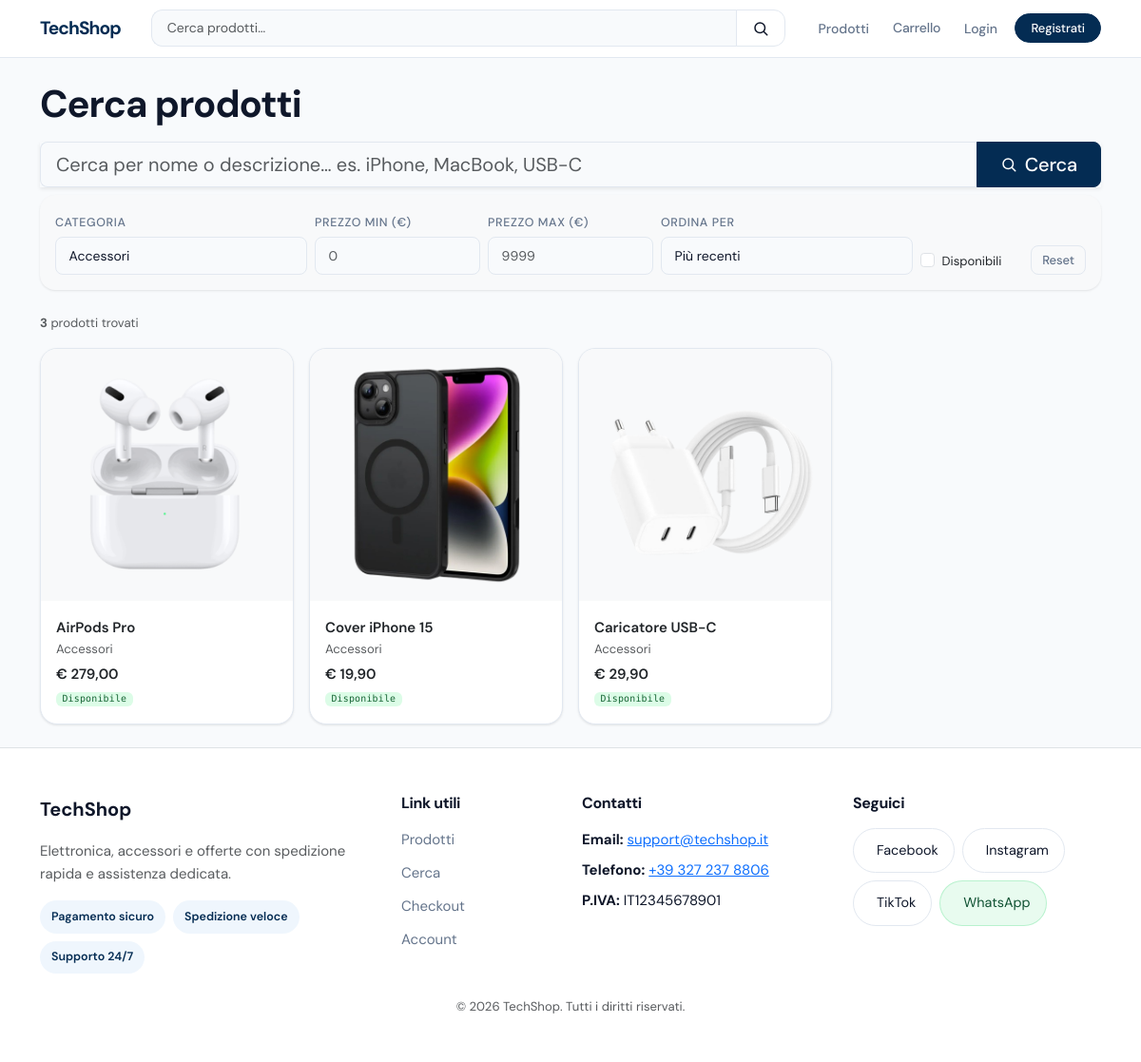
/public/index.php?r=products/search&category_id=3, run on the app's committed database.
### tables this page shows
CREATE TABLE `products` (
  `id` int(10) UNSIGNED NOT NULL,
  `category_id` int(10) UNSIGNED NOT NULL,
  `name` varchar(120) NOT NULL,
  `description` text DEFAULT NULL,
  `price` decimal(10,2) NOT NULL,
  `stock` int(10) UNSIGNED NOT NULL DEFAULT 0,
  `image_path` varchar(255) DEFAULT NULL,
  `created_at` timestamp NOT NULL DEFAULT current_timestamp()
);

CREATE TABLE `categories` (
  `id` int(10) UNSIGNED NOT NULL,
  `name` varchar(80) NOT NULL,
  `slug` varchar(80) NOT NULL
);

### app/controllers/public/ProductsController.php (called while the page is built, shortened)
<?php
class ProductsController {
  private PDO $pdo;
  public function __construct(PDO $pdo) {
    $this->pdo = $pdo;
  }
    public function search(): void
    {
        $pdo = $this->pdo;
        require __DIR__ . '/../../views/layouts/header.php';
        require __DIR__ . '/../../views/products/search.php';
        require __DIR__ . '/../../views/layouts/footer.php';
    }
}

### public/index.php (called while the page is built, shortened)
<?php
require_once __DIR__ . '/../app/controllers/auth/AuthController.php';
$route          = trim($_GET['r'] ?? 'home/index', '/');
$parts          = explode('/', $route, 2);
$action         = $parts[1] ?? 'index';
$controller = new $controllerClass($pdo);
$controller->$action();

### app/views/products/search.php (the view, shortened to what this page needs)
<?php
$results    = null;
$errors     = [];
$totalFound = 0;
$values = [
    'query'       => '',
    'category_id' => '',
    'price_min'   => '',
    'price_max'   => '',
    'in_stock'    => false,
    'sort'        => 'newest',
];
$categories = $pdo->query("SELECT id, name FROM categories ORDER BY name")->fetchAll();
$request = $_SERVER['REQUEST_METHOD'] === 'POST' ? $_POST : $_GET;
$searchRequest = $_SERVER['REQUEST_METHOD'] === 'POST'
    || isset($_GET['query'])
    || isset($_GET['category_id'])
    || isset($_GET['price_min'])
    || isset($_GET['price_max'])
    || isset($_GET['in_stock'])
    || isset($_GET['sort']);
if ($searchRequest) {
    $values['query']       = trim($request['query']       ?? '');
    $values['category_id'] = trim($request['category_id'] ?? '');
    $values['price_min']   = trim($request['price_min']   ?? '');
    $values['price_max']   = trim($request['price_max']   ?? '');
    $values['in_stock']    = isset($request['in_stock']);
    $values['sort']        = $request['sort'] ?? 'newest';
    if (empty($errors)) {
        $conditions = [];
        $params     = [];
        if ($values['category_id'] !== '' && ValidationHelper::positiveInt((int)$values['category_id'])) {
            $conditions[] = 'p.category_id = ?';
            $params[]     = (int)$values['category_id'];
        }
        $where   = $conditions ? 'WHERE ' . implode(' AND ', $conditions) : '';
        $orderBy = match($values['sort']) {
            'price_asc'  => 'p.price ASC',
            'price_desc' => 'p.price DESC',
            'name_asc'   => 'p.name ASC',
            default      => 'p.id DESC',
        };
        $stmt = $pdo->prepare("
            SELECT p.id, p.name, p.price, p.stock, p.image_path, c.name AS category_name
            FROM products p
            JOIN categories c ON c.id = p.category_id
            {$where}
            ORDER BY {$orderBy}
        ");
        $stmt->execute($params);
        $results    = $stmt->fetchAll();
        $totalFound = count($results);
    }
}
?>
<form
  method="post"
  action="<?= htmlspecialchars($_SERVER['PHP_SELF']) ?>?r=products/search"
  id="searchForm"
  novalidate>
  <h1 class="display-6 fw-bold mb-3">Cerca prodotti</h1>
  <div class="input-group input-group-lg shadow-sm mb-2">
    <input
      type="search"
      id="searchQuery"
      name="query"
      class="form-control rounded-start-3 border-end-0 <?= !empty($errors['query']) ? 'is-invalid' : '' ?>"
      value="<?= htmlspecialchars($values['query']) ?>"
      placeholder="Cerca per nome o descrizione… es. iPhone, MacBook, USB-C"
      autocomplete="off"
      autofocus>
    <button type="submit" class="btn btn-dark px-4 rounded-end-3 d-flex align-items-center gap-2">
      <svg viewBox="0 0 24 24" fill="none" stroke="currentColor" stroke-width="2" stroke-linecap="round" stroke-linejoin="round" width="18" height="18" aria-hidden="true">
        <circle cx="11" cy="11" r="7" />
        <path d="M21 21l-4.35-4.35" />
      </svg>
      Cerca
    </button>
  </div>
  <div class="card border-0 bg-light rounded-4 mb-4">
    <div class="card-body p-3">
      <div class="row g-2 align-items-end">
        <div class="col-6 col-md-3">
          <label class="form-label fw-medium small mb-1">Categoria</label>
          <select id="searchCategory" name="category_id" class="form-select form-select-sm rounded-3">
            <?php foreach ($categories as $cat): ?>
              <option value="<?= (int)$cat['id'] ?>" <?= $values['category_id'] == $cat['id'] ? 'selected' : '' ?>>
                <?= htmlspecialchars($cat['name']) ?>
              </option>
            <?php endforeach; ?>
          </select>
        </div>
        <div class="col-3 col-md-2">
          <label class="form-label fw-medium small mb-1">Prezzo min (€)</label>
          <input type="number" name="price_min" id="priceMin"
                 class="form-control form-control-sm rounded-3 <?= !empty($errors['price_min']) ? 'is-invalid' : '' ?>"
                 value="<?= htmlspecialchars($values['price_min']) ?>"
                 placeholder="0" min="0" step="0.01">
        </div>
        <div class="col-3 col-md-2">
          <label class="form-label fw-medium small mb-1">Prezzo max (€)</label>
          <input type="number" name="price_max" id="priceMax"
                 class="form-control form-control-sm rounded-3 <?= !empty($errors['price_max']) ? 'is-invalid' : '' ?>"
                 value="<?= htmlspecialchars($values['price_max']) ?>"
                 placeholder="9999" min="0" step="0.01">
        </div>
        <div class="col-6 col-md-3">
          <label class="form-label fw-medium small mb-1">Ordina per</label>
          <select name="sort" id="searchSort" class="form-select form-select-sm rounded-3">
            <option value="newest"     <?= $values['sort'] === 'newest'     ? 'selected' : '' ?>>Più recenti</option>
          </select>
        </div>
        <div class="col-6 col-md-2 d-flex align-items-center gap-3 pt-1">
          <div class="form-check mb-0">
            <input type="checkbox" id="inStock" name="in_stock" class="form-check-input"
                   value="1" <?= $values['in_stock'] ? 'checked' : '' ?>>
            <label class="form-check-label small" for="inStock">Disponibili</label>
          </div>
          <a href="<?= BASE_URL ?>/index.php?r=products/search"
             class="btn btn-outline-secondary btn-sm rounded-3 ms-auto">Reset</a>
        </div>
      </div>
    </div>
  </div>
</form>
<?php if ($results === null): ?>
  <div class="text-center py-5 text-muted">
    <div class="fs-1 mb-2">🔍</div>
    <p>Usa la barra in alto per cercare i prodotti che ti interessano.</p>
    <a href="<?= BASE_URL ?>/index.php?r=products/index" class="btn btn-outline-dark rounded-pill px-4 mt-1">
      Sfoglia tutto il catalogo →
    </a>
  </div>
<?php else: ?>
  <div class="d-flex justify-content-between align-items-center mb-3">
    <span class="text-muted small">
      <strong><?= $totalFound ?></strong>
      prodott<?= $totalFound === 1 ? 'o' : 'i' ?> trovat<?= $totalFound === 1 ? 'o' : 'i' ?>
    </span>
  </div>
  <div class="row g-3">
    <?php foreach ($results as $p): ?>
      <div class="col-6 col-md-4 col-lg-3">
        <a class="text-decoration-none text-dark"
           href="<?= BASE_URL ?>/index.php?r=products/show&id=<?= (int)$p['id'] ?>">
          <div class="card product-card h-100">
            <div class="ratio ratio-1x1 bg-light">
              <img class="card-img-top object-fit-contain p-3"
                   src="<?= BASE_URL ?>/assets/<?= htmlspecialchars($p['image_path'] ?? 'images/placeholder.png') ?>"
                   alt="<?= htmlspecialchars($p['name']) ?>"
                   loading="lazy">
            </div>
            <div class="card-body">
              <div class="fw-semibold"><?= htmlspecialchars($p['name']) ?></div>
              <div class="small text-muted"><?= htmlspecialchars($p['category_name']) ?></div>
              <div class="mt-1 fw-semibold">€ <?= number_format((float)$p['price'], 2, ',', '.') ?></div>
              <?php if ((int)$p['stock'] === 0): ?>
                <span class="badge text-bg-danger mt-1">Esaurito</span>
              <?php else: ?>
                <span class="badge text-bg-success mt-1">Disponibile</span>
              <?php endif; ?>
            </div>
          </div>
        </a>
      </div>
    <?php endforeach; ?>
  </div>
<?php endif; ?>

### public/assets/css/style.css (style rules this page uses)
:root { --navy: #042C53; --navy-light: #0A3D72; --accent: #378ADD; --accent-dim: #85B7EB; --bg: #F8FAFC; --surface: #ffffff; --border: #E2E8F0; --border-dark: #CBD5E1; --text: #0F172A; --text-muted: #64748B; --text-light: #94A3B8; --radius-sm: 6px; --radius: 12px; --radius-lg: 18px; --shadow-sm: 0 1px 3px rgba(0,0,0,.06), 0 1px 2px rgba(0,0,0,.04); --shadow: 0 4px 16px rgba(0,0,0,.07), 0 1px 4px rgba(0,0,0,.04); --shadow-lg: 0 12px 40px rgba(0,0,0,.10), 0 2px 8px rgba(0,0,0,.05); --t: .18s cubic-bezier(.4,0,.2,1); }
*, *::before, *::after { box-sizing: border-box; }
html { scroll-behavior: smooth; }
body { font-family: 'DM Sans', system-ui, sans-serif; background: var(--bg); color: var(--text); font-size: 15px; line-height: 1.6; -webkit-font-smoothing: antialiased; }
h1,h2,h3,h4,h5,h6 { font-family: 'DM Sans', sans-serif; font-weight: 700; letter-spacing: -.025em; line-height: 1.2; }
.btn { font-family: 'DM Sans', sans-serif; font-weight: 500; font-size: .875rem; letter-spacing: -.01em; border-radius: var(--radius-sm); transition: all var(--t); }
.btn-dark { background: var(--navy); border-color: var(--navy); }
.btn-outline-secondary { border-color: var(--border); color: var(--text-muted); }
.btn-sm { padding: .3rem .7rem; font-size: .8125rem; }
.form-control, .form-select { font-family: 'DM Sans', sans-serif; font-size: .875rem; border: 1.5px solid var(--border); background: var(--bg); color: var(--text); border-radius: var(--radius-sm); padding: .55rem .85rem; transition: border-color var(--t), box-shadow var(--t), background var(--t); }
.form-label { font-size: .78rem; font-weight: 600; color: var(--text-muted); text-transform: uppercase; letter-spacing: .05em; margin-bottom: .35rem; }
.card { border: 1.5px solid var(--border); border-radius: var(--radius-lg); background: var(--surface); box-shadow: var(--shadow-sm); }
.badge { font-family: 'DM Mono', monospace; font-size: .62rem; font-weight: 500; letter-spacing: .02em; padding: .28em .65em; border-radius: var(--radius-sm); }
.text-bg-success { background: #DCFCE7 !important; color: #166534 !important; }
.product-card { transition: transform var(--t), box-shadow var(--t), border-color var(--t); border-radius: var(--radius-lg); border: 1.5px solid var(--border); overflow: hidden; }

### data on the page
products: image_path (picture), name "AirPods Pro", category.name "Accessori", price "279,00", stock "Disponibile"
products: image_path (picture), name "Cover iPhone 15", category.name "Accessori", price "19,90", stock "Disponibile"
products: image_path (picture), name "Caricatore USB-C", category.name "Accessori", price "29,90", stock "Disponibile"

### other printed values
$totalFound "3"
form field category_id "Accessori"
